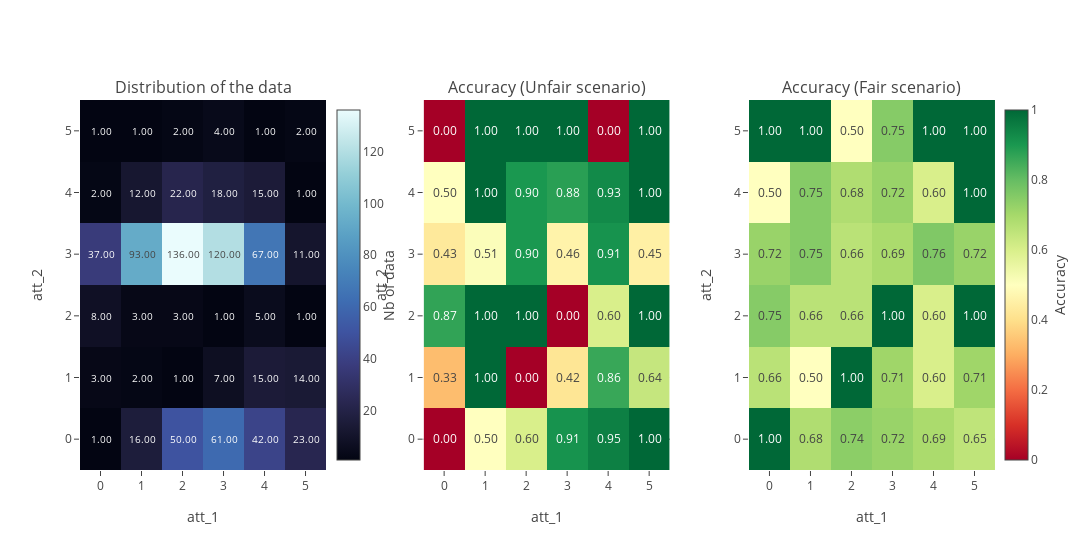

Write notebook code for a chart like this one.
### Code cell
# Build the subplot
fig = make_subplots(1, 3, specs=[[{'r':0.02}, {'l':0.02}, {'l':0.02}]], #horizontal_spacing = 0.1,
                    subplot_titles=('Distribution of the data', 'Accuracy (Unfair scenario)', 'Accuracy (Fair scenario)'))

# Add the heatmaps
fig.add_trace(go.Heatmap(x = df_dist.columns, y = df_dist.index, z = df_dist, coloraxis = 'coloraxis', texttemplate = '%{z:.2f}'), 1, 1)
fig.add_trace(go.Heatmap(x = df_unfair.columns, y = df_unfair.index, z = df_unfair, coloraxis = 'coloraxis2', texttemplate = '%{z:.2f}'), 1, 2)
fig.add_trace(go.Heatmap(x = df_fair.columns, y = df_fair.index, z = df_fair, coloraxis = 'coloraxis2', texttemplate = '%{z:.2f}'), 1, 3)

# Update the figures
fig.update_layout(height = 550, width = 1500,
                  template = 'none',
                  yaxis = {"title": 'att_2'},
                  yaxis2 = {"title": 'att_2'},
                  yaxis3 = {"title": 'att_2'},
                  xaxis = {"title": 'att_1'},
                  xaxis2 = {"title": 'att_1'},
                  xaxis3 = {"title": 'att_1'},
                  coloraxis = dict(colorscale='ice', colorbar_x=0.27, colorbar_thickness=23, colorbar_title = 'Nb of data ', colorbar_title_side = 'right'),
                  coloraxis2 = dict(colorscale='RdYlGn', colorbar_x=1, colorbar_thickness=23, colorbar_title = 'Accuracy', colorbar_title_side = 'right'))
fig.update_layout(xaxis1 = dict(tickvals=range_atts[0]),
                  yaxis1 = dict(tickvals=range_atts[1]),
                  xaxis2 = dict(tickvals=range_atts[0]),
                  yaxis2 = dict(tickvals=range_atts[1]),
                  xaxis3 = dict(tickvals=range_atts[0]),
                  yaxis3 = dict(tickvals=range_atts[1]))
fig.write_image("images/metric_1.eps")
fig.show()

### Figure 1 — Plotly figure (JSON) as saved in the notebook; plotly's stock layout.template omitted (floating-point values rounded to 4 significant figures)
{"data": [{"coloraxis": "coloraxis", "texttemplate": "%{z:.2f}", "type": "heatmap", "x": [0, 1, 2, 3, 4, 5], "xaxis": "x", "y": [0, 1, 2, 3, 4, 5], "yaxis": "y", "z": [[1, 16, 50, 61, 42, 23], [3, 2, 1, 7, 15, 14], [8, 3, 3, 1, 5, 1], [37, 93, 136, 120, 67, 11], [2, 12, 22, 18, 15, 1], [1, 1, 2, 4, 1, 2]]}, {"coloraxis": "coloraxis2", "texttemplate": "%{z:.2f}", "type": "heatmap", "x": [0, 1, 2, 3, 4, 5], "xaxis": "x2", "y": [0, 1, 2, 3, 4, 5], "yaxis": "y2", "z": [[0, 0.5, 0.6, 0.91, 0.95, 1], [0.33, 1, 0, 0.42, 0.86, 0.64], [0.87, 1, 1, 0, 0.6, 1], [0.43, 0.51, 0.9, 0.46, 0.91, 0.45], [0.5, 1, 0.9, 0.88, 0.93, 1], [0, 1, 1, 1, 0, 1]]}, {"coloraxis": "coloraxis2", "texttemplate": "%{z:.2f}", "type": "heatmap", "x": [0, 1, 2, 3, 4, 5], "xaxis": "x3", "y": [0, 1, 2, 3, 4, 5], "yaxis": "y3", "z": [[1, 0.68, 0.74, 0.72, 0.69, 0.65], [0.66, 0.5, 1, 0.71, 0.6, 0.71], [0.75, 0.66, 0.66, 1, 0.6, 1], [0.72, 0.75, 0.66, 0.69, 0.76, 0.72], [0.5, 0.75, 0.68, 0.72, 0.6, 1], [1, 1, 0.5, 0.75, 1, 1]]}], "layout": {"annotations": [{"font": {"size": 16}, "showarrow": false, "text": "Distribution of the data", "x": 0.1344, "xanchor": "center", "xref": "paper", "y": 1, "yanchor": "bottom", "yref": "paper"}, {"font": {"size": 16}, "showarrow": false, "text": "Accuracy (Unfair scenario)", "x": 0.51, "xanchor": "center", "xref": "paper", "y": 1, "yanchor": "bottom", "yref": "paper"}, {"font": {"size": 16}, "showarrow": false, "text": "Accuracy (Fair scenario)", "x": 0.8656, "xanchor": "center", "xref": "paper", "y": 1, "yanchor": "bottom", "yref": "paper"}], "coloraxis": {"colorbar": {"thickness": 23, "title": {"side": "right", "text": "Nb of data "}, "x": 0.27}, "colorscale": [[0, "rgb(3, 5, 18)"], [0.09091, "rgb(25, 25, 51)"], [0.1818, "rgb(44, 42, 87)"], [0.2727, "rgb(58, 60, 125)"], [0.3636, "rgb(62, 83, 160)"], [0.4545, "rgb(62, 109, 178)"], [0.5455, "rgb(72, 134, 187)"], [0.6364, "rgb(89, 159, 196)"], [0.7273, "rgb(114, 184, 205)"], [0.8182, "rgb(149, 207, 216)"], [0.9091, "rgb(192, 229, 232)"], [1, "rgb(234, 252, 253)"]]}, "coloraxis2": {"colorbar": {"thickness": 23, "title": {"side": "right", "text": "Accuracy"}, "x": 1}, "colorscale": [[0, "rgb(165,0,38)"], [0.1, "rgb(215,48,39)"], [0.2, "rgb(244,109,67)"], [0.3, "rgb(253,174,97)"], [0.4, "rgb(254,224,139)"], [0.5, "rgb(255,255,191)"], [0.6, "rgb(217,239,139)"], [0.7, "rgb(166,217,106)"], [0.8, "rgb(102,189,99)"], [0.9, "rgb(26,152,80)"], [1, "rgb(0,104,55)"]]}, "height": 550, "width": 1500, "xaxis": {"anchor": "y", "domain": [0, 0.2689], "tickvals": [0, 1, 2, 3, 4, 5], "title": {"text": "att_1"}}, "xaxis2": {"anchor": "y2", "domain": [0.3756, 0.6444], "tickvals": [0, 1, 2, 3, 4, 5], "title": {"text": "att_1"}}, "xaxis3": {"anchor": "y3", "domain": [0.7311, 1], "tickvals": [0, 1, 2, 3, 4, 5], "title": {"text": "att_1"}}, "yaxis": {"anchor": "x", "domain": [0, 1], "tickvals": [0, 1, 2, 3, 4, 5], "title": {"text": "att_2"}}, "yaxis2": {"anchor": "x2", "domain": [0, 1], "tickvals": [0, 1, 2, 3, 4, 5], "title": {"text": "att_2"}}, "yaxis3": {"anchor": "x3", "domain": [0, 1], "tickvals": [0, 1, 2, 3, 4, 5], "title": {"text": "att_2"}}}}
